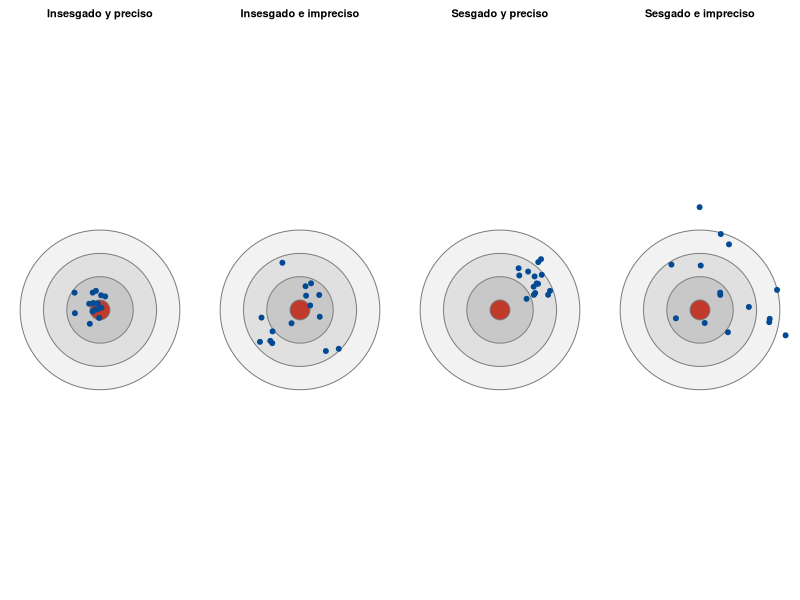
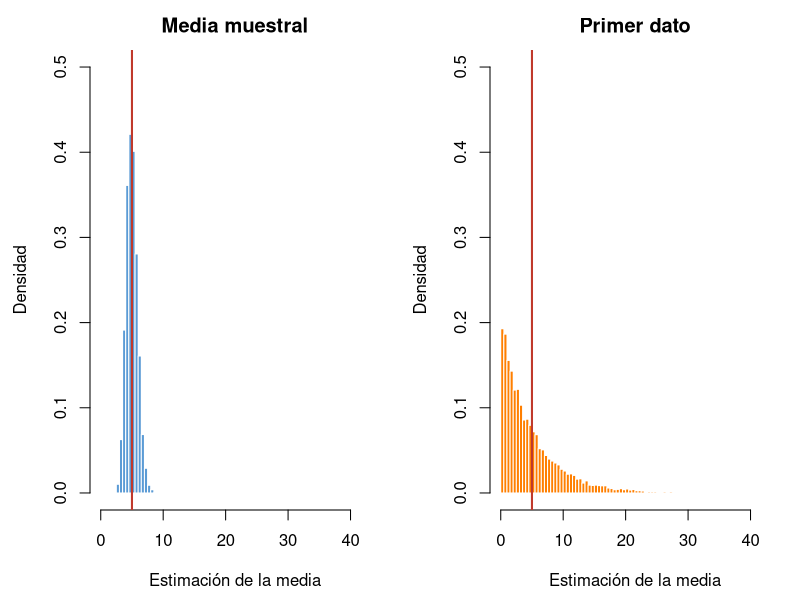

Write the R code that produced these figures, in order.
## ---- chunk 1
knitr::opts_chunk$set(echo = TRUE, message = FALSE, warning = FALSE, comment = NA, collapse = FALSE)
## ---- chunk 2
set.seed(2026)
par(mfrow = c(1, 4), mar = c(0.5, 0.5, 2, 0.5))
casos <- list(c(0, 0, 0.15), c(0, 0, 0.5), c(0.55, 0.4, 0.15), c(0.55, 0.4, 0.5))
titulos <- c("Insesgado y preciso", "Insesgado e impreciso", "Sesgado y preciso", "Sesgado e impreciso")
for (k in 1:4) {
  plot(0, 0, type = "n", xlim = c(-1.3, 1.3), ylim = c(-1.3, 1.3), asp = 1, axes = FALSE,
       xlab = "", ylab = "", main = titulos[k], cex.main = 1)
  symbols(rep(0, 4), rep(0, 4), circles = c(1.2, 0.85, 0.5, 0.15), inches = FALSE, add = TRUE,
          bg = c("#F2F2F2", "#E0E0E0", "#C8C8C8", "#C0392B"), fg = "gray50")
  points(casos[[k]][1] + rnorm(15, 0, casos[[k]][3]), casos[[k]][2] + rnorm(15, 0, casos[[k]][3]),
         pch = 19, col = "#034A94")
}
## ---- chunk 3
comparar <- function(n, B = 10000) {
  est <- replicate(B, {
    x <- rexp(n, rate = 1/5)
    c(media = mean(x), primero = x[1], S2 = var(x), sigma2_n = var(x) * (n - 1) / n)
  })
  verdadero <- c(5, 5, 25, 25)
  promedio <- rowMeans(est)
  varianza <- apply(est, 1, var)
  round(rbind(promedio = promedio, sesgo = promedio - verdadero,
              varianza = varianza, ECM = varianza + (promedio - verdadero)^2), 3)
}
set.seed(2026)
comparar(5)
comparar(100)
## ---- chunk 4
set.seed(2026)
est_30 <- replicate(10000, { x <- rexp(30, rate = 1/5); c(mean(x), x[1]) })
cortes <- seq(0, ceiling(max(est_30)) + 1, by = 0.5)   # las mismas barras para los dos histogramas
par(mfrow = c(1, 2), mar = c(4.5, 4.5, 2.5, 1))
hist(est_30[1, ], breaks = cortes, freq = FALSE, col = "#5B9BD5", border = "white", xlim = range(cortes), ylim = c(0, 0.5),
     main = "Media muestral", xlab = "Estimación de la media", ylab = "Densidad")
abline(v = 5, col = "#C0392B", lwd = 2)
hist(est_30[2, ], breaks = cortes, freq = FALSE, col = "#FF7F00", border = "white", xlim = range(cortes), ylim = c(0, 0.5),
     main = "Primer dato", xlab = "Estimación de la media", ylab = "Densidad")
abline(v = 5, col = "#C0392B", lwd = 2)
## ---- chunk 5
tiempos <- c(12, 15, 14, 13, 16, 15, 14, 13, 15, 120)
mean(tiempos)
median(tiempos)
## ---- chunk 6
set.seed(2026)
est_r2 <- replicate(10000, { x <- rexp(20, rate = 1/5); c(media = mean(x), extremos = (min(x) + max(x)) / 2) })
rowMeans(est_r2)                                    # promedio de las estimaciones
apply(est_r2, 1, var) + (rowMeans(est_r2) - 5)^2    # ECM
## ---- chunk 7
set.seed(2026)
est_r3 <- replicate(10000, { x <- rnorm(25, 10, 2); c(media = mean(x), mediana = median(x)) })
rowMeans(est_r3)
apply(est_r3, 1, var)
